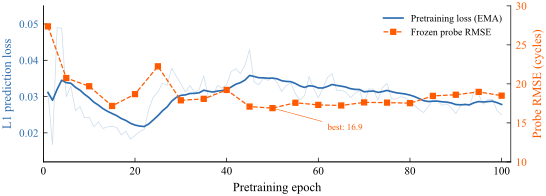

Reproduce this figure in Python.
#!/usr/bin/env python3
"""
FIGURE DESIGN
Message: "Pretraining loss converges within ~20 epochs; probe RMSE tracks loss closely,
         confirming the prediction objective surfaces degradation-relevant features."
Type: Dual-axis line plot (loss + probe RMSE)
Layout: Single panel, two y-axes
Colors: blue=loss, orange=probe RMSE
Size: NeurIPS single column (5.5in wide, ~2.0in tall)
"""

import matplotlib
matplotlib.use("Agg")
import matplotlib.pyplot as plt
import numpy as np
import json

C = {
    "blue":     "#2B6CB0",
    "orange":   "#FF5A00",
    "dark":     "#122128",
    "gray":     "#878F92",
    "gray_lt":  "#D1D5D8",
}

plt.rcParams.update({
    "font.family": "serif",
    "font.serif": ["Times New Roman", "DejaVu Serif"],
    "font.size": 8,
    "mathtext.fontset": "cm",
    "pdf.fonttype": 42,
    "ps.fonttype": 42,
    "axes.labelsize": 9,
    "axes.linewidth": 0.5,
    "axes.spines.top": False,
    "axes.spines.right": True,  # need right spine for dual axis
    "xtick.labelsize": 8,
    "ytick.labelsize": 8,
    "xtick.direction": "in",
    "ytick.direction": "in",
    "xtick.major.size": 3,
    "ytick.major.size": 3,
    "xtick.major.width": 0.5,
    "ytick.major.width": 0.5,
    "legend.fontsize": 7,
    "legend.frameon": False,
    "figure.dpi": 150,
    "figure.constrained_layout.use": True,
    "savefig.dpi": 300,
    "savefig.bbox": "tight",
    "savefig.pad_inches": 0.02,
})

# Load data
with open("C:/Users/Jonaspetersen/dev/IndustrialJEPA/mechanical-jepa/experiments/v11/pretrain_history_L1_v2.json") as f:
    data = json.load(f)

loss = np.array(data["loss"])
pred_loss = np.array(data["pred_loss"])
probe_rmse = np.array(data["probe_rmse"])
probe_epochs = np.array(data["probe_epochs"])
epochs = np.arange(1, len(loss) + 1)

# Smooth loss with exponential moving average for readability
def ema(x, alpha=0.15):
    s = np.zeros_like(x)
    s[0] = x[0]
    for i in range(1, len(x)):
        s[i] = alpha * x[i] + (1 - alpha) * s[i-1]
    return s

loss_smooth = ema(loss)

fig, ax1 = plt.subplots(figsize=(5.5, 2.0))

# Left y-axis: pretraining loss
ax1.plot(epochs, loss, color=C["blue"], alpha=0.25, linewidth=0.5, zorder=2)
ax1.plot(epochs, loss_smooth, color=C["blue"], linewidth=1.2, zorder=3,
         label="Pretraining loss (EMA)")
ax1.set_xlabel("Pretraining epoch")
ax1.set_ylabel("L1 prediction loss", color=C["blue"])
ax1.tick_params(axis="y", labelcolor=C["blue"])
ax1.set_ylim(0.012, 0.055)
ax1.spines["right"].set_visible(False)
ax1.spines["top"].set_visible(False)

# Right y-axis: probe RMSE
ax2 = ax1.twinx()
ax2.plot(probe_epochs, probe_rmse, color=C["orange"], linestyle="--", marker="s",
         markersize=3.5, linewidth=0.9, zorder=4, label="Frozen probe RMSE")
ax2.set_ylabel("Probe RMSE (cycles)", color=C["orange"])
ax2.tick_params(axis="y", labelcolor=C["orange"])
ax2.set_ylim(10, 30)
ax2.spines["top"].set_visible(False)

# Best probe annotation
best_idx = np.argmin(probe_rmse)
best_epoch = probe_epochs[best_idx]
best_rmse = probe_rmse[best_idx]
ax2.annotate(f"best: {best_rmse:.1f}",
             xy=(best_epoch, best_rmse),
             xytext=(best_epoch + 12, best_rmse - 2.5),
             fontsize=6.5, color=C["orange"],
             arrowprops=dict(arrowstyle="-", color=C["orange"], lw=0.4),
             va="center")

# Combined legend
lines1, labels1 = ax1.get_legend_handles_labels()
lines2, labels2 = ax2.get_legend_handles_labels()
ax1.legend(lines1 + lines2, labels1 + labels2, loc="upper right",
           fontsize=7, handlelength=2.0)

ax1.set_xlim(0, 102)

out = "C:/Users/Jonaspetersen/dev/IndustrialJEPA/paper-neurips/figures/fig_pretraining_curve.pdf"
fig.savefig(out)
plt.close(fig)
print(f"Saved {out}")
